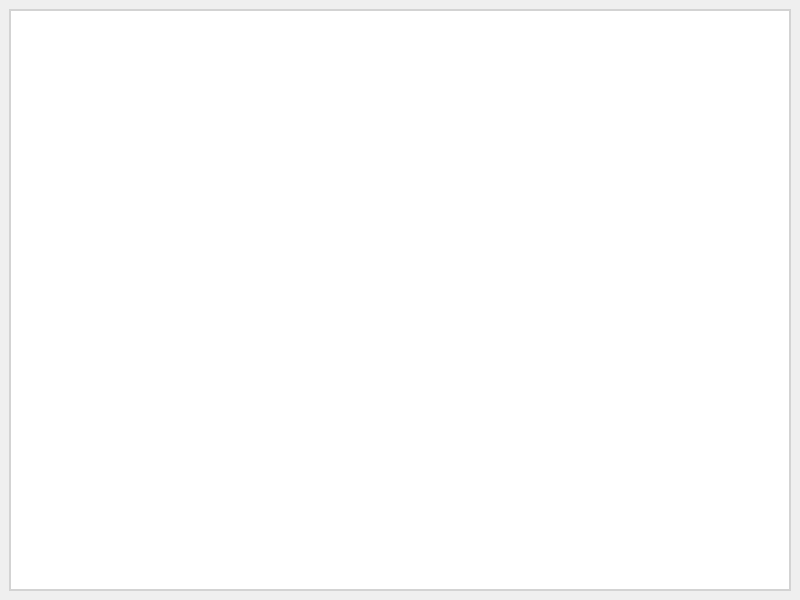
<?xml version="1.0" encoding="UTF-8"?>
<ui version="4.0">
 <class>StudentViewTable</class>
 <widget class="QMainWindow" name="StudentViewTable">
  <property name="geometry">
   <rect>
    <x>0</x>
    <y>0</y>
    <width>800</width>
    <height>600</height>
   </rect>
  </property>
  <property name="minimumSize">
   <size>
    <width>800</width>
    <height>600</height>
   </size>
  </property>
  <property name="windowTitle">
   <string>Form</string>
  </property>
  <widget class="QWidget" name="centralWidget">
   <layout class="QGridLayout" name="gridLayout">
    <item row="0" column="0">
     <widget class="QTableView" name="test_view_table">
      <property name="styleSheet">
       <string notr="true">QHeaderView {
    font-size: 12pt;
    font-weight: bold;
    background-color: #FFFFFF; /* Match the table's background color */
	gridline-color: #606060;
}

QTableCornerButton::section {
	border: 1px solid #606060;
	 background-color: lightgray;
 }

QHeaderView::section{
	border: 1px solid #606060
}

QTableView {
    border: 2px solid lightgray;
    background-color: #FFFFFF;
}

QTableView::item{
	border: 1px solid #606060
}

QTableView::item:selected {
	background-color: #909090;
}

</string>
      </property>
      <property name="sizeAdjustPolicy">
       <enum>QAbstractScrollArea::AdjustToContents</enum>
      </property>
     </widget>
    </item>
   </layout>
  </widget>
 </widget>
 <resources/>
 <connections/>
</ui>
